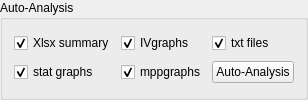
            <widget class="QGroupBox" name="groupBox_autoanalysis">
             <property name="sizePolicy">
              <sizepolicy hsizetype="Maximum" vsizetype="Preferred">
               <horstretch>0</horstretch>
               <verstretch>0</verstretch>
              </sizepolicy>
             </property>
             <property name="title">
              <string>Auto-Analysis</string>
             </property>
             <layout class="QGridLayout" name="gridLayout_14">
              <item row="0" column="3">
               <widget class="QCheckBox" name="checkBox_AAtxtfiles">
                <property name="text">
                 <string>txt files</string>
                </property>
                <property name="checked">
                 <bool>true</bool>
                </property>
               </widget>
              </item>
              <item row="2" column="1">
               <widget class="QCheckBox" name="checkBox_AAstatgraphs">
                <property name="text">
                 <string>stat graphs</string>
                </property>
                <property name="checked">
                 <bool>true</bool>
                </property>
               </widget>
              </item>
              <item row="0" column="1">
               <widget class="QCheckBox" name="checkBox_AAxlsxsummary">
                <property name="text">
                 <string>Xlsx summary</string>
                </property>
                <property name="checked">
                 <bool>true</bool>
                </property>
               </widget>
              </item>
              <item row="0" column="2">
               <widget class="QCheckBox" name="checkBox_AAivgraphs">
                <property name="text">
                 <string>IVgraphs</string>
                </property>
                <property name="checked">
                 <bool>true</bool>
                </property>
               </widget>
              </item>
              <item row="2" column="2">
               <widget class="QCheckBox" name="checkBox_AAmppgraphs">
                <property name="text">
                 <string>mppgraphs</string>
                </property>
                <property name="checked">
                 <bool>true</bool>
                </property>
               </widget>
              </item>
              <item row="2" column="3">
               <widget class="QPushButton" name="pushButton_AutoAnalysis">
                <property name="sizePolicy">
                 <sizepolicy hsizetype="Maximum" vsizetype="Fixed">
                  <horstretch>0</horstretch>
                  <verstretch>0</verstretch>
                 </sizepolicy>
                </property>
                <property name="text">
                 <string>Auto-Analysis</string>
                </property>
               </widget>
              </item>
             </layout>
            </widget>
